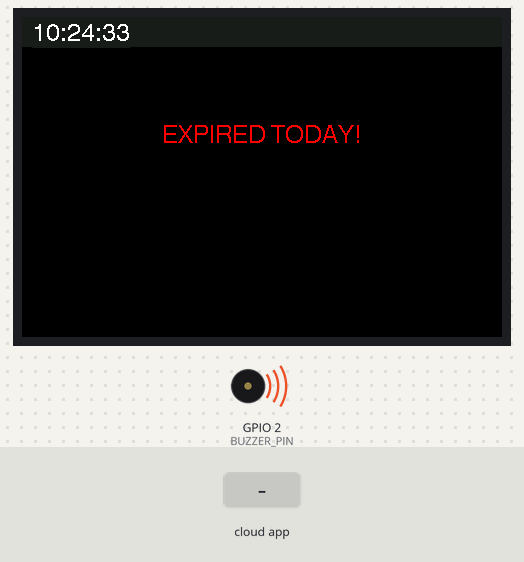
Bench run of a sketch on a simulated ESP32. On the bench: 480×320 colour display, buzzer (waves = sounding, pin HIGH). Inputs (shaded band) come from the test bench. WiFi joins after 1.5 s; servers stay silent unless stated; network time is answered at once with the bench clock; the local clock reads 2024-03-15 10:24:30 at power-on unless the sketch sets it; the Firebase database answers and starts empty; what the sketch prints to the serial monitor is not drawn.

Above: at 4.0 s.
4.1 s: the phone or cloud app sets daysLeft to 1
At 16.8 s:
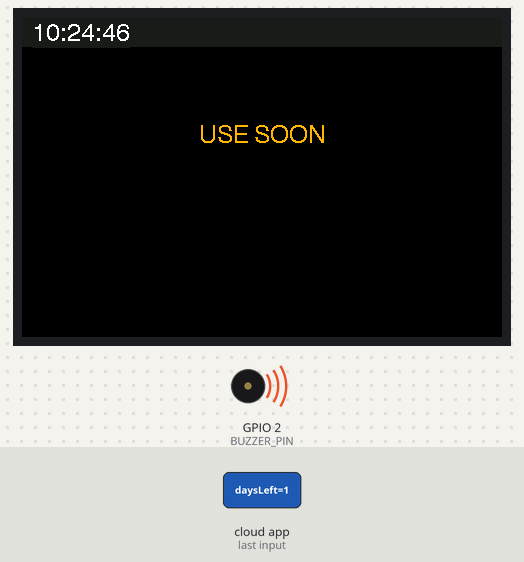
19.5 s: the phone or cloud app sets name to 0
At 32.5 s:
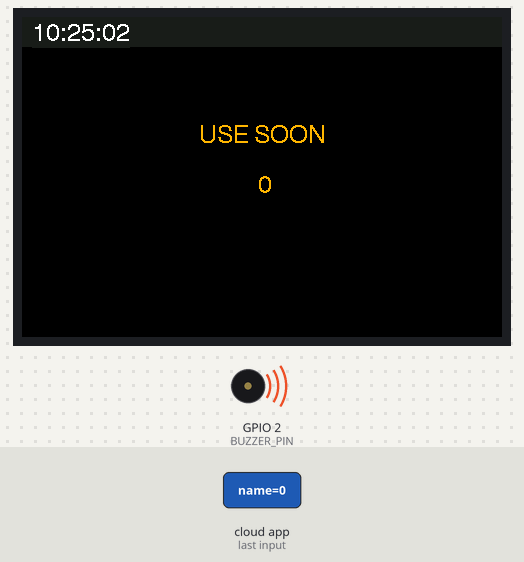
32.7 s: the phone or cloud app sets emoji to 0
At 48.3 s:
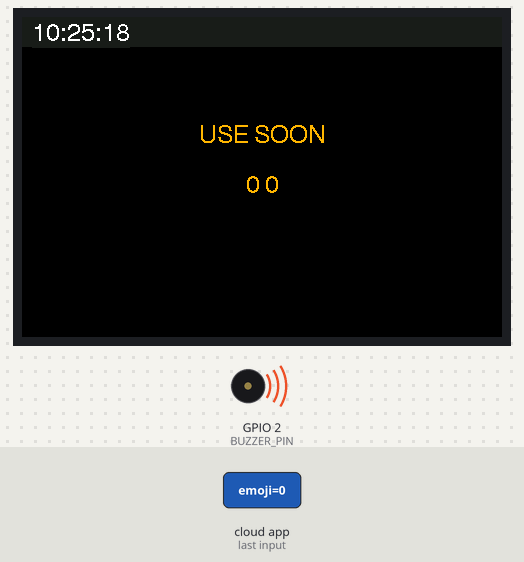
48.4 s: the phone or cloud app sets name to 1
At 63.8 s:
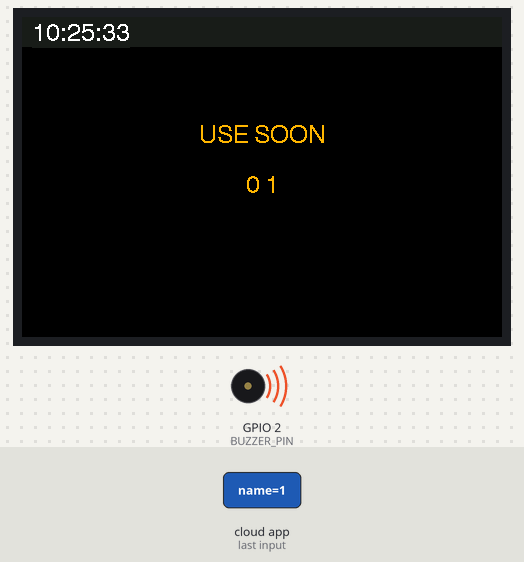
64.0 s: the phone or cloud app sets daysLeft to 0
At 78.34 s:
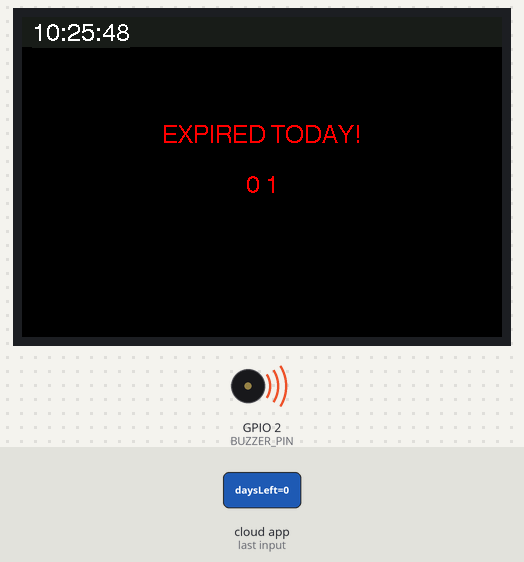
Timing chart, 0 to 79.8 s (numbered marks = the images above; inputs shaded):
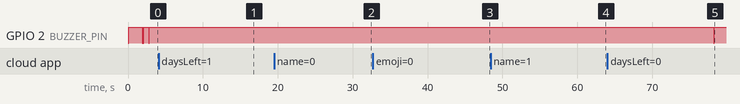

Measured:
- after the input at 4.1 s, GPIO 2 (BUZZER_PIN): stays HIGH (without the input it goes to LOW after 11.5 s); the display: first differs from a run without the input after 11.5 s (image 1 shows a later state)
- after the input at 64.0 s, GPIO 2 (BUZZER_PIN): HIGH → LOW after 14.2 s, → HIGH 0.05 s later; the display: first differs from a run without the input after 14.2 s (image 5)

The sketch:

FreshKeep_Magnet.ino
```cpp
#include <Arduino.h>
#include <WiFi.h>
#include <Firebase_ESP_Client.h>
#include <TFT_eSPI.h>
#include <NTPClient.h>
#include <WiFiUdp.h>

#include <addons/TokenHelper.h>
#include <addons/RTDBHelper.h>

// ================= CREDENTIALS =================
// REPLACE THESE WITH YOUR ACTUAL CREDENTIALS BEFORE FLASHING TO THE BOARD
#define WIFI_SSID "YOUR_WIFI_SSID"
#define WIFI_PASSWORD "YOUR_WIFI_PASSWORD"
#define API_KEY "YOUR_FIREBASE_API_KEY"
#define DATABASE_URL "freshkeep-612df-default-rtdb.asia-southeast1.firebasedatabase.app"

// ================= PINS =================
#define BUZZER_PIN 2 // D4

TFT_eSPI tft = TFT_eSPI();
WiFiUDP ntpUDP;
NTPClient timeClient(ntpUDP, "pool.ntp.org", 19800, 60000); // IST (+5:30)

FirebaseData fbdo;
FirebaseAuth auth;
FirebaseConfig config;

unsigned long lastFirebaseFetch = 0;

String itemName = "Loading...";
String itemEmoji = "-";
int daysLeft = 99;

void setup() {
  Serial.begin(115200);
  pinMode(BUZZER_PIN, OUTPUT);
  digitalWrite(BUZZER_PIN, HIGH);
  beep(100);

  tft.init();
  tft.setRotation(1); // Landscape mode
  tft.fillScreen(TFT_BLACK);
  tft.setTextColor(TFT_WHITE, TFT_BLACK);
  tft.drawString("Connecting to WiFi...", 20, 20, 4);

  // Connect to WiFi
  Serial.print("Connecting to WiFi");
  WiFi.begin(WIFI_SSID, WIFI_PASSWORD);
  while (WiFi.status() != WL_CONNECTED) {
    delay(500);
    Serial.print(".");
  }
  Serial.println("\nWiFi Connected!");

  timeClient.begin();

  // ================= NEW FIREBASE AUTH SETUP =================
  config.api_key = API_KEY;
  config.database_url = DATABASE_URL;

  // Assign the token status callback (from TokenHelper.h)
  config.token_status_callback = tokenStatusCallback;

  Serial.println("Getting Firebase Guest Token...");
  // Sign up anonymously to generate the required access token
  if (Firebase.signUp(&config, &auth, "", "")) {
    Serial.println("Guest Token generated successfully!");
  } else {
    Serial.printf("Token Error: %s\n", config.signer.signupError.message.c_str());
  }

  Firebase.begin(&config, &auth);
  Firebase.reconnectWiFi(true);
  // ==========================================================

  beep(200);
  forceRefreshData(); // Initial data pull
}

void loop() {
  timeClient.update();

  // Since the screen is always on, we update the clock constantly
  drawTopBar();

  // Fetch from Firebase every 15 seconds
  if (millis() - lastFirebaseFetch > 15000) {
    forceRefreshData();
    lastFirebaseFetch = millis();
  }
}

// ================= FIREBASE FETCH =================
void forceRefreshData() {
  Serial.println("--- Fetching from Firebase ---");

  // Fetch Name
  if (Firebase.RTDB.getString(&fbdo, "/fridge/urgentItem/name")) {
    itemName = fbdo.stringData();
    Serial.println("Name fetched: " + itemName);
  } else {
    Serial.println("Failed to fetch Item Name. Reason: " + fbdo.errorReason());
  }

  // Fetch Emoji
  if (Firebase.RTDB.getString(&fbdo, "/fridge/urgentItem/emoji")) {
    itemEmoji = fbdo.stringData();
    Serial.println("Emoji fetched: " + itemEmoji);
  } else {
    Serial.println("Failed to fetch Emoji. Reason: " + fbdo.errorReason());
  }

  // Fetch Days Left
  if (Firebase.RTDB.getInt(&fbdo, "/fridge/urgentItem/daysLeft")) {
    daysLeft = fbdo.intData();
    Serial.println("Days Left fetched: " + String(daysLeft));
  } else {
    Serial.println("Failed to fetch Days Left. Reason: " + fbdo.errorReason());
  }

  Serial.println("------------------------------");
  drawUI(); // Redraw the whole screen when new data arrives
}

// ================= DISPLAY LOGIC =================
void drawUI() {
  tft.fillScreen(TFT_BLACK);
  drawTopBar();
  tft.setTextDatum(MC_DATUM); // Middle-Center alignment

  if (daysLeft <= 0) {
    tft.setTextColor(TFT_RED, TFT_BLACK);
    tft.drawString("EXPIRED TODAY!", 240, 120, 4);
    tft.drawString(itemEmoji + " " + itemName, 240, 170, 4);
    beep(50);
  }
  else if (daysLeft <= 3) {
    tft.setTextColor(TFT_ORANGE, TFT_BLACK);
    tft.drawString("USE SOON", 240, 120, 4);
    tft.drawString(itemEmoji + " " + itemName, 240, 170, 4);
  }
  else if (daysLeft != 99) { // 99 is our default "Loading" state
    tft.setTextColor(TFT_GREEN, TFT_BLACK);
    tft.drawString("ALL FRESH!", 240, 120, 4);
    tft.drawString("No items expiring soon.", 240, 170, 4);
  }
}

void drawTopBar() {
  tft.fillRect(0, 0, 480, 30, tft.color565(30, 30, 30)); // Dark grey bar
  tft.setTextDatum(TL_DATUM); // Top-Left alignment
  tft.setTextColor(TFT_WHITE, tft.color565(30, 30, 30));
  tft.drawString(timeClient.getFormattedTime(), 10, 5, 4);
}

// ================= BUZZER =================
void beep(int duration) {
  digitalWrite(BUZZER_PIN, LOW);
  delay(duration);
  digitalWrite(BUZZER_PIN, HIGH);
}
```
